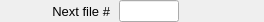
    <widget class="PyDMFrame" name="composite_4">
      <property name="geometry">
        <rect>
          <x>437</x>
          <y>146</y>
          <width>264</width>
          <height>22</height>
        </rect>
      </property>
      <widget class="QLabel" name="text_4">
        <property name="geometry">
          <rect>
            <x>0</x>
            <y>1</y>
            <width>110</width>
            <height>20</height>
          </rect>
        </property>
        <property name="text">
          <string>Next file #</string>
        </property>
        <property name="font" stdset="0">
          <font>
            <pointsize>10</pointsize>
          </font>
        </property>
        <property name="brush" stdset="0">
          <brush brushstyle="SolidPattern">
            <color alpha="255">
              <red>0</red>
              <green>0</green>
              <blue>0</blue>
            </color>
          </brush>
        </property>
        <property name="toolTip">
          <string>text_4</string>
        </property>
        <property name="alignment">
          <set>Qt::AlignRight|Qt::AlignTrailing|Qt::AlignVCenter</set>
        </property>
        <property name="styleSheet">
          <string notr="true">QLabel#text_4 {
  color: rgb(0, 0, 0);
  }</string>
        </property>
      </widget>
      <widget class="PyDMLineEdit" name="text_entry_1">
        <property name="geometry">
          <rect>
            <x>119</x>
            <y>0</y>
            <width>60</width>
            <height>22</height>
          </rect>
        </property>
        <property name="channel" stdset="0">
          <string>ca://${prefix}FileNumber</string>
        </property>
        <property name="toolTip">
          <string>${prefix}FileNumber</string>
        </property>
        <property name="font" stdset="0">
          <font>
            <pointsize>10</pointsize>
          </font>
        </property>
        <property name="styleSheet">
          <string notr="true">PyDMLineEdit#text_entry_1 {
  color: rgb(0, 0, 0);
  background-color: rgb(115, 223, 255);
  border: 1px solid black;
  margin: 0px;
  padding: 0px;
  spacing: 0px;
  }</string>
        </property>
      </widget>
      <widget class="PyDMLabel" name="text_update_3">
        <property name="geometry">
          <rect>
            <x>184</x>
            <y>2</y>
            <width>80</width>
            <height>18</height>
          </rect>
        </property>
        <property name="toolTip">
          <string>PV: ${prefix}FileNumber_RBV</string>
        </property>
        <property name="channel" stdset="0">
          <string>ca://${prefix}FileNumber_RBV</string>
        </property>
        <property name="font" stdset="0">
          <font>
            <pointsize>10</pointsize>
          </font>
        </property>
        <property name="alignment">
          <set>Qt::AlignLeading|Qt::AlignLeft|Qt::AlignVCenter</set>
        </property>
        <property name="textInteractionFlags">
          <set>Qt::TextSelectableByKeyboard|Qt::TextSelectableByMouse</set>
        </property>
        <property name="styleSheet">
          <string notr="true">PyDMLabel#text_update_3 {
  color: rgb(10, 0, 184);
  background-color: rgb(187, 187, 187);
  }</string>
        </property>
      </widget>
    </widget>
